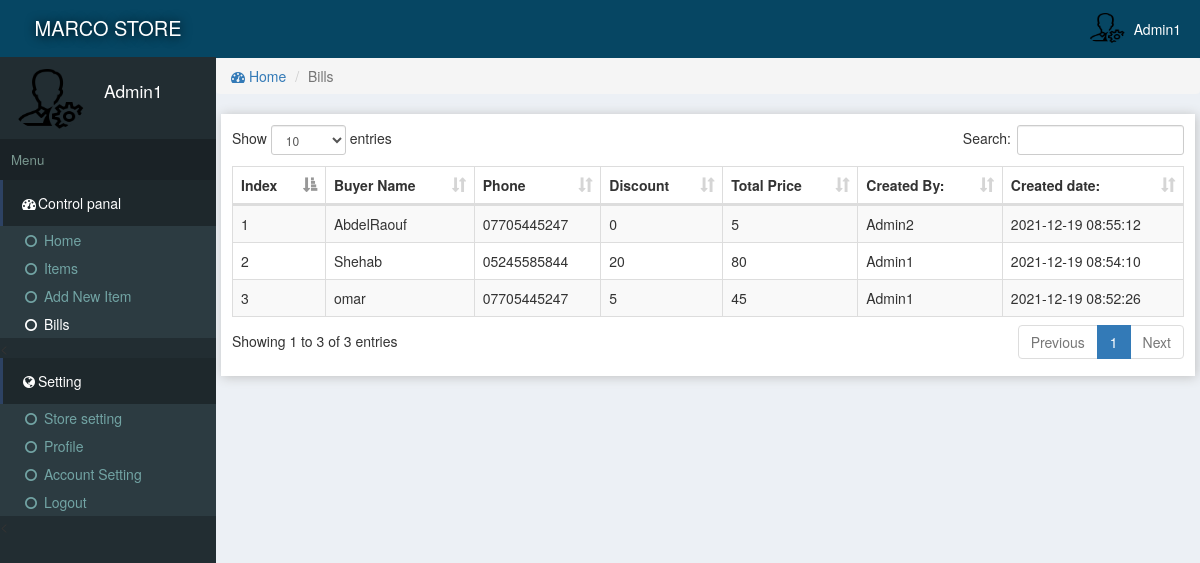
Screenshot of /reports.php (signed in) with the database file from the repository.
### tables this page shows
CREATE TABLE `site` (
  `id` int(11) NOT NULL,
  `title` varchar(222) NOT NULL,
  `name` varchar(222) NOT NULL
);

CREATE TABLE `users` (
  `id` int(11) NOT NULL,
  `email` varchar(222) NOT NULL,
  `password` varchar(222) NOT NULL,
  `name` varchar(222) NOT NULL,
  `pic` varchar(222) NOT NULL,
  `number` varchar(222) NOT NULL,
  `date` timestamp NOT NULL DEFAULT current_timestamp()
);

CREATE TABLE `sold` (
  `id` int(11) NOT NULL,
  `name` varchar(222) NOT NULL,
  `contact` varchar(222) NOT NULL,
  `discount` varchar(222) NOT NULL,
  `item` varchar(222) NOT NULL,
  `amount` varchar(222) NOT NULL,
  `userId` int(11) NOT NULL,
  `date` timestamp NOT NULL DEFAULT current_timestamp()
);

### assets/function.php (called while the page is built, shortened)
<?php
function siteName()
{
	global $con;
	$array = $con->query("select * from site where id='1'");
	$row = $array->fetch_assoc();
	return $row['name'];
}
function getAdminName($id)
{
	global $con;
	$array = $con->query("select * from users where id='$id'");
	$row = $array->fetch_assoc();
	return $row['name'];
}
 ?>

### assets/db.php (called while the page is built, shortened)
<?php
    $con = new mysqli('localhost','root','','store');
    $array = $con->query("select * from users where id ='$_SESSION[userId]'");
    $user = $array->fetch_assoc();
?>

### reports.php (the view, shortened to what this page needs)
<?php require "assets/function.php" ?>
<?php require 'assets/db.php';?>
<!DOCTYPE html>
<html>
<head>
<link rel="stylesheet" href="js/datatables.net-bs/css/dataTables.bootstrap.min.css">
  <?php require "assets/autoloader.php" ?>
</head>
<body style="background: #ECF0F5;padding:0;margin:0">
<div class="dashboard" style="position: fixed;width: 18%;height: 100%;background:#222D32">
  <div style="background:#064663;padding: 14px 3px;color:white;font-size: 15pt;text-align: center;text-shadow: 1px 1px 11px black">
    <a href="index.php" style="color: white;text-decoration: none;"><?php echo strtoupper(siteName()); ?> </a>
  </div>
  <div class="flex" style="padding: 3px 7px;margin:5px 2px;">
    <div><img src="photo/<?php echo $user['pic'] ?>" class='img-circle' style='width: 77px;height: 66px'></div>
    <div style="color:white;font-size: 13pt;padding: 14px 7px;margin-left: 11px;"><?php echo ucfirst($user['name']); ?></div>
  </div>
  <div style="background: #1A2226;font-size: 10pt;padding: 11px;color: #79978F">Menu</div>
  <div>
    <div style="background:#1E282C;color: white;padding: 13px 17px;border-left: 3px solid #2D4263;"><span><i class="fa fa-dashboard fa-fw"></i>Control panal</span></div>
    <div class="item">
      <ul class="nostyle zero">
        <a href="index.php"><li ><i class="fa fa-circle-o fa-fw"></i> Home</li></a>
        <a href="inventeries.php"><li ><i class="fa fa-circle-o fa-fw"></i> Items</li></a>
       <a href="addnew.php"><li><i class="fa fa-circle-o fa-fw"></i>  Add New Item</li></a>
        <a href="reports.php"><li style="color: white"><i class="fa fa-circle-o fa-fw"></i> Bills</li></a>
      </ul><
    </div>
  </div>
  <div style="background:#1E282C;color: white;padding: 13px 17px;border-left: 3px solid #2D4263;"><span><i class="fa fa-globe fa-fw"></i>Setting</span></div>
  <div class="item">
      <ul class="nostyle zero">
        <a href="sitesetting.php"><li><i class="fa fa-circle-o fa-fw"></i> Store setting</li></a>
       <a href="profile.php"><li><i class="fa fa-circle-o fa-fw"></i> Profile</li></a>
        <a href="accountSetting.php"><li><i class="fa fa-circle-o fa-fw"></i> Account Setting</li></a>
        <a href="logout.php"><li><i class="fa fa-circle-o fa-fw"></i> Logout</li></a>
      </ul><
    </div>
</div>
<div class="marginLeft" >
  <div style="color:white;background:#064663" >
    <div class="pull-right flex rightAccount" style="padding-right: 11px;padding: 11px;">
      <div><img src="photo/<?php echo $user['pic'] ?>" style='width: 41px;height: 33px;' class='img-circle'></div>
      <div style="padding: 8px"><?php echo ucfirst($user['name']) ?></div>
    </div>
  </div>
  <div class="content">
   <ol class="breadcrumb ">
        <li><a href="index.php"><i class="fa fa-dashboard"></i> Home</a></li>
        <li class="active">Bills</li>
    </ol>
  <div class="tableBox" >
    <table id="dataTable" class="table table-bordered table-striped" style="z-index: -1">
      <thead>
        <th>Index</th>
        <th>Buyer Name</th>
        <th>Phone</th>
        <th>Discount</th>
        <th>Total Price</th>
        <th>Created By:</th>
        <th>Created date: </th>
      </thead>
     <tbody>
      <?php $i=0;
          $array = $con->query("select * from sold ORDER BY date DESC");
        while ($row = $array->fetch_assoc())
        {
          $i=$i+1;
        ?>
          <tr>
            <td><?php echo $i; ?></td>
            <td><?php echo $row['name']; ?></td>
            <td><?php echo $row['contact']; ?></td>
            <td><?php echo $row['discount']; ?></td>
            <td><?php echo $row['amount']; ?></td>
            <td><?php echo getAdminName($row['userId']); ?></td>
            <td><?php echo $row['date']; ?></td>
          </tr>
      <?php
        }
       ?>
     </tbody>
    </table>
  </div>
  </div>
</div>
</body>
</html>

### rows the page displays
site: name "MARCO STORE"
users: pic (picture), name "Admin1"
sold: name "AbdelRaouf", contact "07705445247", discount "0", amount "5", userId.name "Admin2", date "2021-12-19 08:55:12"
sold: name "Shehab", contact "05245585844", discount "20", amount "80", userId.name "Admin1", date "2021-12-19 08:54:10"
sold: name "omar", contact "07705445247", discount "5", amount "45", userId.name "Admin1", date "2021-12-19 08:52:26"
